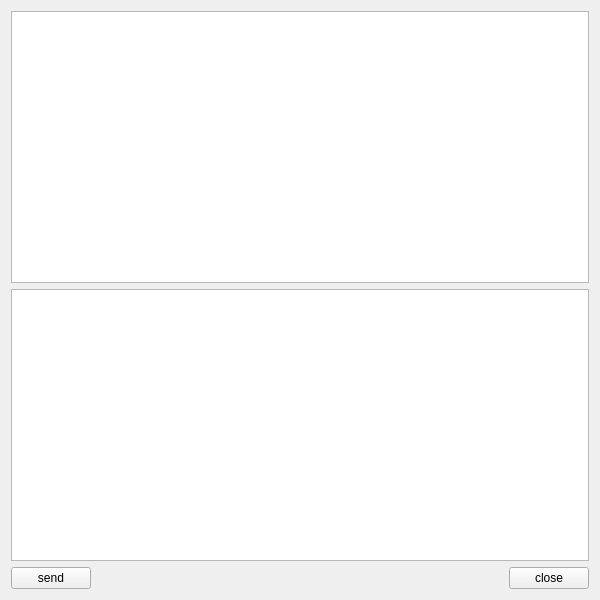
<?xml version="1.0" encoding="UTF-8"?>
<ui version="4.0">
 <class>ServerWidget</class>
 <widget class="QWidget" name="ServerWidget">
  <property name="geometry">
   <rect>
    <x>0</x>
    <y>0</y>
    <width>600</width>
    <height>600</height>
   </rect>
  </property>
  <property name="windowTitle">
   <string>ServerWidget</string>
  </property>
  <layout class="QGridLayout" name="gridLayout">
   <item row="2" column="1">
    <spacer name="horizontalSpacer">
     <property name="orientation">
      <enum>Qt::Horizontal</enum>
     </property>
     <property name="sizeHint" stdset="0">
      <size>
       <width>407</width>
       <height>20</height>
      </size>
     </property>
    </spacer>
   </item>
   <item row="2" column="2">
    <widget class="QPushButton" name="ButtonClose">
     <property name="text">
      <string>close</string>
     </property>
    </widget>
   </item>
   <item row="2" column="0">
    <widget class="QPushButton" name="ButtonSend">
     <property name="text">
      <string>send</string>
     </property>
    </widget>
   </item>
   <item row="1" column="0" colspan="3">
    <widget class="QTextEdit" name="textEditwrite"/>
   </item>
   <item row="0" column="0" colspan="3">
    <widget class="QTextEdit" name="textEditread">
     <property name="readOnly">
      <bool>true</bool>
     </property>
    </widget>
   </item>
  </layout>
 </widget>
 <resources/>
 <connections/>
</ui>
